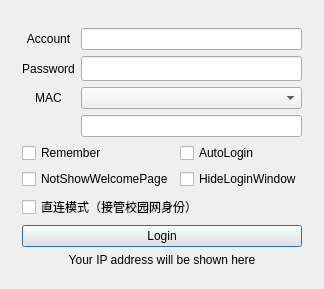
<?xml version="1.0" encoding="UTF-8"?>
<ui version="4.0">
 <class>MainWindow</class>
 <widget class="QDialog" name="MainWindow">
  <property name="geometry">
   <rect>
    <x>0</x>
    <y>0</y>
    <width>250</width>
    <height>237</height>
   </rect>
  </property>
  <property name="sizePolicy">
   <sizepolicy hsizetype="Expanding" vsizetype="Expanding">
    <horstretch>0</horstretch>
    <verstretch>0</verstretch>
   </sizepolicy>
  </property>
  <property name="windowTitle">
   <string>DrCOM JLU Qt</string>
  </property>
  <layout class="QVBoxLayout" name="verticalLayout_2">
   <item>
    <widget class="QMenuBar" name="menuBar"/>
   </item>
   <item>
    <widget class="QWidget" name="centralWidget" native="true">
     <property name="sizePolicy">
      <sizepolicy hsizetype="Expanding" vsizetype="Expanding">
       <horstretch>0</horstretch>
       <verstretch>0</verstretch>
      </sizepolicy>
     </property>
     <layout class="QVBoxLayout" name="verticalLayout">
      <item>
       <layout class="QVBoxLayout" name="verticalLayoutOutside">
        <property name="topMargin">
         <number>0</number>
        </property>
        <item>
         <layout class="QGridLayout" name="gridLayoutInput">
          <item row="1" column="1">
           <widget class="QLineEdit" name="lineEditPass">
            <property name="font">
             <font>
              <family>Lucida Sans Typewriter</family>
             </font>
            </property>
            <property name="echoMode">
             <enum>QLineEdit::EchoMode::Password</enum>
            </property>
           </widget>
          </item>
          <item row="3" column="1">
           <widget class="QLineEdit" name="lineEditMAC"/>
          </item>
          <item row="2" column="0">
           <widget class="QLabel" name="labelMAC">
            <property name="text">
             <string>MAC</string>
            </property>
            <property name="alignment">
             <set>Qt::AlignmentFlag::AlignCenter</set>
            </property>
           </widget>
          </item>
          <item row="0" column="0">
           <widget class="QLabel" name="labelAccount">
            <property name="text">
             <string>Account</string>
            </property>
            <property name="alignment">
             <set>Qt::AlignmentFlag::AlignCenter</set>
            </property>
           </widget>
          </item>
          <item row="0" column="1">
           <widget class="QLineEdit" name="lineEditAccount"/>
          </item>
          <item row="2" column="1">
           <widget class="QComboBox" name="comboBoxMAC"/>
          </item>
          <item row="1" column="0">
           <widget class="QLabel" name="labelPass">
            <property name="text">
             <string>Password</string>
            </property>
            <property name="alignment">
             <set>Qt::AlignmentFlag::AlignCenter</set>
            </property>
           </widget>
          </item>
         </layout>
        </item>
        <item>
         <layout class="QGridLayout" name="gridLayoutCheck">
          <item row="0" column="0">
           <widget class="QCheckBox" name="checkBoxRemember">
            <property name="text">
             <string>Remember</string>
            </property>
           </widget>
          </item>
          <item row="0" column="1">
           <widget class="QCheckBox" name="checkBoxAutoLogin">
            <property name="text">
             <string>AutoLogin</string>
            </property>
           </widget>
          </item>
          <item row="1" column="0">
           <widget class="QCheckBox" name="checkBoxNotShowWelcome">
            <property name="text">
             <string>NotShowWelcomePage</string>
            </property>
           </widget>
          </item>
          <item row="1" column="1">
           <widget class="QCheckBox" name="checkBoxHideLoginWindow">
            <property name="text">
             <string>HideLoginWindow</string>
            </property>
           </widget>
          </item>
          <item row="2" column="0" colspan="2">
           <widget class="QCheckBox" name="checkBoxDirectMode">
            <property name="text">
             <string>直连模式（接管校园网身份）</string>
            </property>
            <property name="toolTip">
             <string>仅当网线直连宿舍墙口（路由器断电）时勾选。勾选后重启客户端生效：启动时请求管理员权限，登录前自动接管身份，退出时自动还原。</string>
            </property>
           </widget>
          </item>
         </layout>
        </item>
        <item>
         <widget class="QPushButton" name="pushButtonLogin">
          <property name="text">
           <string>Login</string>
          </property>
         </widget>
        </item>
        <item>
         <widget class="QLabel" name="labelIp">
          <property name="text">
           <string>Your IP address will be shown here</string>
          </property>
          <property name="alignment">
           <set>Qt::AlignmentFlag::AlignHCenter|Qt::AlignmentFlag::AlignTop</set>
          </property>
         </widget>
        </item>
       </layout>
      </item>
     </layout>
    </widget>
   </item>
  </layout>
 </widget>
 <layoutdefault spacing="6" margin="11"/>
 <tabstops>
  <tabstop>lineEditAccount</tabstop>
  <tabstop>lineEditPass</tabstop>
  <tabstop>comboBoxMAC</tabstop>
  <tabstop>lineEditMAC</tabstop>
  <tabstop>checkBoxRemember</tabstop>
  <tabstop>checkBoxAutoLogin</tabstop>
  <tabstop>pushButtonLogin</tabstop>
 </tabstops>
 <resources/>
 <connections/>
</ui>
